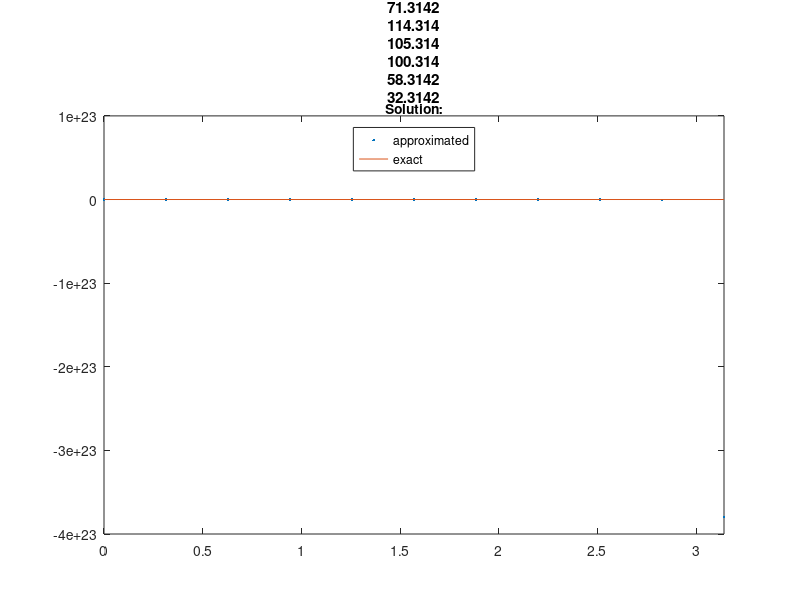

This figure's MATLAB source: (Note: this script raises an error after producing the figure.)
clear all;

%data init

interval_start = 0.0;
interval_end = pi;
t_start = 0;
y_start = 1.0;
error = [];

%function init

f = @(t,y) -100*y + 100*cos(t) - sin(t);
exact_f = @(t) cos(t);


%solving start

for n = [10 ,20 , 40, 80, 160, 320, 640, 1280] %iterating throught numers of samples
    h =  abs(interval_start - interval_end) / n; %grid size calculation
    t = linspace(interval_start, interval_end, n + 1); %time vector init

    exact_f_t = zeros(1, round(n)); %place for approximated function
for i = 1:n+1
     exact_f_t(i) = exact_f(t(i)); %vector of exact solutions in time
end
   % Range-Kutta's method
            approx_f = [];
            approx_f(1) = y_start;
            for k = 1:n
                k1 = h*f(t(k),approx_f(k));
                k2 = h*f(t(k)+0.5*h,approx_f(k)+0.5*k1);
                estimated = approx_f(k)+k2;
                approx_f = [approx_f, estimated];
            end
    
%plotting figure

figure(n);
plot(t, approx_f, '.', t ,exact_f_t, '-');
title("Grid: " + h);
lgd = legend("approximated", "exact","location",'north' );
title(lgd, "Solution:");
xlim([0, pi]);

%error calculation
temp_e = max(abs(exact_f_t-approx_f), [], "all");
error = [error , temp_e ]; %adding maximum error for the particular n point case

index = log2(error(1:length(error)-1)./error(2:length(error)));
if(n>10)
fprintf(1, "For n: %f" , n)
fprintf(1, " points case index is: %f" , index(length(index)))
fprintf(1, " with maximum error: %f \n", temp_e)
end
end


